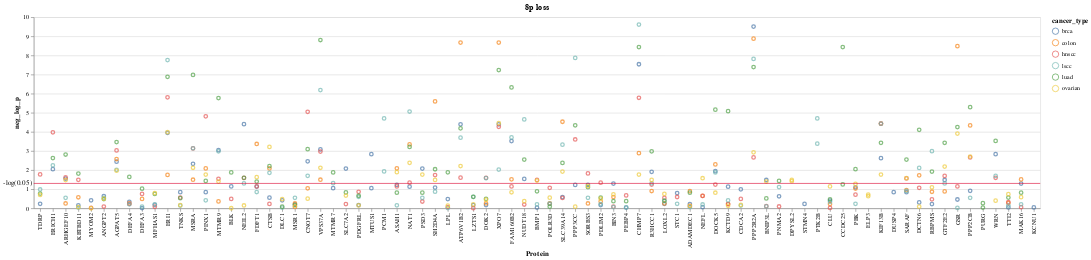

Notebook cell for this chart:
### Markdown cell above
## Make dotplot

### Code cell
def pval_plot(df, title, group_col, val_col, color_col, dx, y=True, sig=0.05):
    
    df = df.sort_values(by=[
        "chromosome",
        "arm",
        "start_bp",
        "end_bp"
    ])
    
    val_log_col = "neg_log_p"
    log_cutoff = -np.log10(sig)
    df = df.assign(**{val_log_col: - np.log10(df[val_col])})
    
    if y:
        chart_y = alt.Y(
            val_log_col,
            title=val_log_col
        )
        
    else:
        chart_y = alt.Y(
            val_log_col,
            axis=alt.Axis(
                labels=False,
                ticks=False,
                title=None
            )
        )
        
    chart = alt.Chart(df).mark_point().encode(
        x=alt.X(
            group_col,
            title="Protein",
            sort=df["Name"].tolist()
        ),
        y=chart_y,
        color=color_col
    )
    
    line = alt.Chart(pd.DataFrame({
        'y': [log_cutoff],
        "label": [f"-log({sig})"]
    })).mark_rule(color="crimson").encode(
        y="y"
    )

    text = line.mark_text(
        align="right",
        dx=dx
    ).encode(
        text="label"
    )

    if y:
        return (chart + line + text).properties(title=title)
    else:
        return (chart + line).properties(title=title)

pval_plot(prot, f"{CHROMOSOME}{ARM} {EVENT_TYPE}", "Name", "adj_p", "cancer_type", -792)

### Figure 1 — Vega-Lite specification as saved in the notebook (floating-point values rounded to 4 significant figures; data arrays with more than 128 entries replaced by an {"elided": "..."} marker saying what was removed)
{"config": {"view": {"continuousWidth": 400, "continuousHeight": 300}}, "layer": [{"data": {"name": "data-20a819067cd8fc8ca8293cc19ae275c4"}, "mark": "point", "encoding": {"color": {"type": "nominal", "field": "cancer_type"}, "x": {"type": "nominal", "field": "Name", "sort": {"elided": "395 str values"}, "title": "Protein"}, "y": {"type": "quantitative", "field": "neg_log_p", "title": "neg_log_p"}}}, {"data": {"name": "data-429973b08f28eb25ab4ec3af8da6bb12"}, "mark": {"type": "rule", "color": "crimson"}, "encoding": {"y": {"type": "quantitative", "field": "y"}}}, {"data": {"name": "data-429973b08f28eb25ab4ec3af8da6bb12"}, "mark": {"type": "text", "align": "right", "dx": -792}, "encoding": {"text": {"type": "nominal", "field": "label"}, "y": {"type": "quantitative", "field": "y"}}}], "title": "8p loss", "$schema": "https://vega.github.io/schema/vega-lite/v4.8.1.json", "datasets": {"data-20a819067cd8fc8ca8293cc19ae275c4": {"elided": "395 records"}, "data-429973b08f28eb25ab4ec3af8da6bb12": [{"y": 1.301, "label": "-log(0.05)"}]}}
